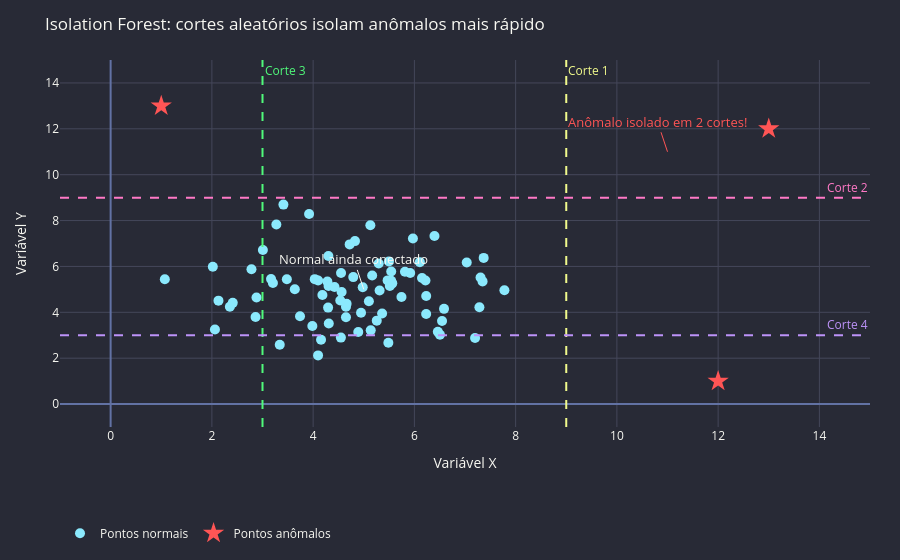

The code cell stored with this chart in its notebook:
### Markdown cell above
## 3. Isolation Forest: Cortes Aleatórios

Mostra como cortes aleatórios isolam pontos. Pontos anômalos precisam de menos cortes.

### Code cell
np.random.seed(42)
n = 80
normal_x = np.random.normal(5, 1.5, n)
normal_y = np.random.normal(5, 1.5, n)

anom_x = [1, 12, 13]
anom_y = [13, 1, 12]

fig_iso_cuts = go.Figure()

# Pontos normais
fig_iso_cuts.add_trace(go.Scatter(
    x=normal_x, y=normal_y, mode='markers', name='Pontos normais',
    marker=dict(color=DRACULA['cyan'], size=10),
))

# Pontos anômalos
fig_iso_cuts.add_trace(go.Scatter(
    x=anom_x, y=anom_y, mode='markers', name='Pontos anômalos',
    marker=dict(color=DRACULA['red'], size=16, symbol='star'),
))

# Cortes aleatórios (simulando uma iTree)
cuts = [
    {'type': 'v', 'pos': 9, 'color': DRACULA['yellow'], 'label': 'Corte 1'},
    {'type': 'h', 'pos': 9, 'color': DRACULA['pink'], 'label': 'Corte 2'},
    {'type': 'v', 'pos': 3, 'color': DRACULA['green'], 'label': 'Corte 3'},
    {'type': 'h', 'pos': 3, 'color': DRACULA['purple'], 'label': 'Corte 4'},
]

for i, cut in enumerate(cuts):
    if cut['type'] == 'v':
        fig_iso_cuts.add_vline(x=cut['pos'], line_color=cut['color'], line_width=2, line_dash='dash',
                               annotation_text=cut['label'], annotation_font_color=cut['color'])
    else:
        fig_iso_cuts.add_hline(y=cut['pos'], line_color=cut['color'], line_width=2, line_dash='dash',
                               annotation_text=cut['label'], annotation_font_color=cut['color'])

# Anotações explicativas
fig_iso_cuts.add_annotation(x=11, y=11, text='Anômalo isolado\nem 2 cortes!',
                            showarrow=True, arrowcolor=DRACULA['red'], font=dict(color=DRACULA['red'], size=13))
fig_iso_cuts.add_annotation(x=5, y=5, text='Normal ainda\nconectado',
                            showarrow=True, arrowcolor=DRACULA['fg'], font=dict(color=DRACULA['fg'], size=13))

fig_iso_cuts.update_xaxes(title="Variável X", range=[-1, 15])
fig_iso_cuts.update_yaxes(title="Variável Y", range=[-1, 15])
fig_iso_cuts = apply_dracula(fig_iso_cuts, "Isolation Forest: cortes aleatórios isolam anômalos mais rápido")
fig_iso_cuts.show()

### Figure 1 — Plotly figure (JSON) as saved in the notebook; plotly's stock layout.template omitted (floating-point values rounded to 4 significant figures)
{"data": [{"marker": {"color": "#8be9fd", "size": 10}, "mode": "markers", "name": "Pontos normais", "type": "scatter", "x": [5.745, 4.793, 5.972, 7.285, 4.649, 4.649, 7.369, 6.151, 4.296, 5.814, 4.305, 4.301, 5.363, 2.13, 2.413, 4.157, 3.481, 5.471, 3.638, 2.882, 7.198, 4.661, 5.101, 2.863, 4.183, 5.166, 3.274, 5.564, 4.099, 4.562, 4.097, 7.778, 4.98, 3.413, 6.234, 3.169, 5.313, 2.06, 3.008, 5.295, 6.108, 5.257, 4.827, 4.548, 2.782, 3.92, 4.309, 6.586, 5.515, 2.355, 5.486, 4.422, 3.985, 5.918, 6.546, 6.397, 3.741, 4.536, 5.497, 6.463, 4.281, 4.722, 3.34, 3.206, 6.219, 7.034, 4.892, 6.505, 5.542, 4.032, 5.542, 7.307, 4.946, 7.347, 1.07, 6.233, 5.131, 4.551, 5.138, 2.019], "y": [4.67, 5.536, 7.217, 4.223, 3.787, 4.247, 6.373, 5.493, 4.205, 5.77, 5.146, 6.453, 3.947, 4.509, 4.412, 2.805, 5.444, 5.392, 5.008, 4.648, 2.877, 4.369, 4.486, 3.797, 4.758, 5.606, 7.829, 5.262, 5.386, 4.888, 2.122, 4.96, 5.09, 8.695, 4.711, 5.452, 4.948, 3.247, 6.714, 6.128, 6.187, 3.636, 7.104, 2.897, 5.88, 8.286, 3.514, 4.151, 5.149, 4.245, 2.674, 5.103, 3.407, 5.71, 3.621, 7.325, 3.825, 4.517, 6.22, 3.154, 5.341, 6.961, 2.589, 5.277, 5.39, 6.173, 3.145, 3.019, 5.783, 5.445, 5.376, 5.52, 3.98, 5.348, 5.44, 3.928, 7.799, 5.711, 3.213, 5.985]}, {"marker": {"color": "#ff5555", "size": 16, "symbol": "star"}, "mode": "markers", "name": "Pontos anômalos", "type": "scatter", "x": [1, 12, 13], "y": [13, 1, 12]}], "layout": {"annotations": [{"font": {"color": "#f1fa8c"}, "showarrow": false, "text": "Corte 1", "x": 9, "xanchor": "left", "xref": "x", "y": 1, "yanchor": "top", "yref": "y domain"}, {"font": {"color": "#ff79c6"}, "showarrow": false, "text": "Corte 2", "x": 1, "xanchor": "right", "xref": "x domain", "y": 9, "yanchor": "bottom", "yref": "y"}, {"font": {"color": "#50fa7b"}, "showarrow": false, "text": "Corte 3", "x": 3, "xanchor": "left", "xref": "x", "y": 1, "yanchor": "top", "yref": "y domain"}, {"font": {"color": "#bd93f9"}, "showarrow": false, "text": "Corte 4", "x": 1, "xanchor": "right", "xref": "x domain", "y": 3, "yanchor": "bottom", "yref": "y"}, {"arrowcolor": "#ff5555", "font": {"color": "#ff5555", "size": 13}, "showarrow": true, "text": "Anômalo isolado\nem 2 cortes!", "x": 11, "y": 11}, {"arrowcolor": "#f8f8f2", "font": {"color": "#f8f8f2", "size": 13}, "showarrow": true, "text": "Normal ainda\nconectado", "x": 5, "y": 5}], "font": {"color": "#f8f8f2"}, "legend": {"orientation": "h", "y": -0.25}, "margin": {"b": 55, "l": 60, "r": 30, "t": 60}, "paper_bgcolor": "#282a36", "plot_bgcolor": "#282a36", "shapes": [{"line": {"color": "#f1fa8c", "dash": "dash", "width": 2}, "type": "line", "x0": 9, "x1": 9, "xref": "x", "y0": 0, "y1": 1, "yref": "y domain"}, {"line": {"color": "#ff79c6", "dash": "dash", "width": 2}, "type": "line", "x0": 0, "x1": 1, "xref": "x domain", "y0": 9, "y1": 9, "yref": "y"}, {"line": {"color": "#50fa7b", "dash": "dash", "width": 2}, "type": "line", "x0": 3, "x1": 3, "xref": "x", "y0": 0, "y1": 1, "yref": "y domain"}, {"line": {"color": "#bd93f9", "dash": "dash", "width": 2}, "type": "line", "x0": 0, "x1": 1, "xref": "x domain", "y0": 3, "y1": 3, "yref": "y"}], "showlegend": true, "title": {"text": "Isolation Forest: cortes aleatórios isolam anômalos mais rápido"}, "xaxis": {"gridcolor": "#44475a", "range": [-1, 15], "title": {"text": "Variável X"}, "zerolinecolor": "#6272a4"}, "yaxis": {"gridcolor": "#44475a", "range": [-1, 15], "title": {"text": "Variável Y"}, "zerolinecolor": "#6272a4"}}}
